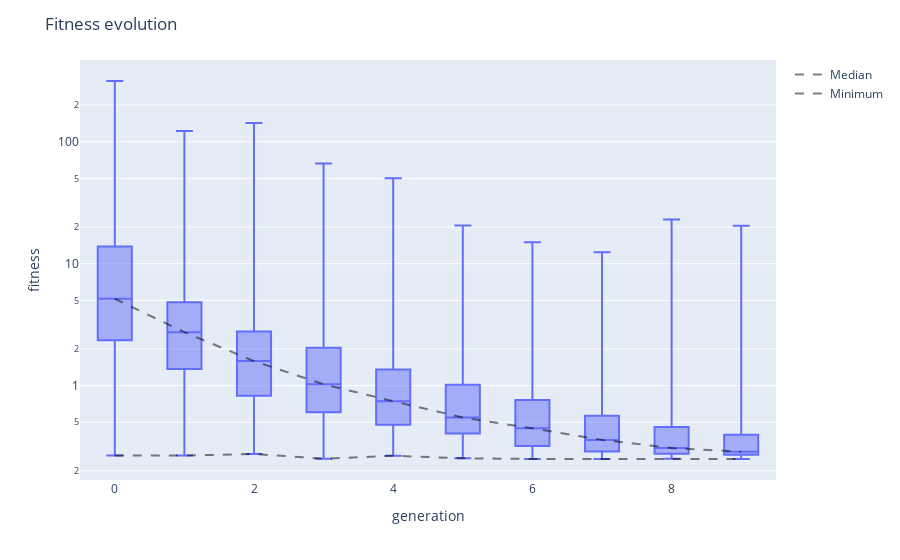

This figure's notebook cell:
### Code cell
viewer.fitness_evolution()

### Figure 1 — Plotly figure (JSON) as saved in the notebook; plotly's stock layout.template omitted (floating-point values rounded to 4 significant figures; data arrays with more than 128 entries replaced by an {"elided": "..."} marker saying what was removed)
{"data": [{"alignmentgroup": "True", "boxpoints": false, "hovertemplate": "generation=%{x}<br>fitness=%{y}<extra></extra>", "legendgroup": "", "marker": {"color": "#636efa"}, "name": "", "notched": false, "offsetgroup": "", "orientation": "v", "showlegend": false, "type": "box", "x": {"elided": "5000 int values"}, "x0": " ", "xaxis": "x", "y": {"elided": "5000 float values"}, "y0": " ", "yaxis": "y"}, {"line": {"color": "rgba(0,0,0,0.5)", "dash": "dash", "width": 2}, "mode": "lines", "name": "Median", "type": "scatter", "x": [0, 1, 2, 3, 4, 5, 6, 7, 8, 9], "y": [5.157, 2.741, 1.588, 1.025, 0.7447, 0.5473, 0.4464, 0.3588, 0.308, 0.2871]}, {"line": {"color": "rgba(0,0,0,0.5)", "dash": "dash", "width": 2}, "mode": "lines", "name": "Minimum", "type": "scatter", "x": [0, 1, 2, 3, 4, 5, 6, 7, 8, 9], "y": [0.2666, 0.2666, 0.2752, 0.2513, 0.2659, 0.2534, 0.2501, 0.2501, 0.2509, 0.2505]}], "layout": {"boxmode": "group", "legend": {"tracegroupgap": 0}, "margin": {"t": 60}, "title": {"text": "Fitness evolution"}, "xaxis": {"anchor": "y", "domain": [0, 1], "title": {"text": "generation"}}, "yaxis": {"anchor": "x", "domain": [0, 1], "title": {"text": "fitness"}, "type": "log"}}}
